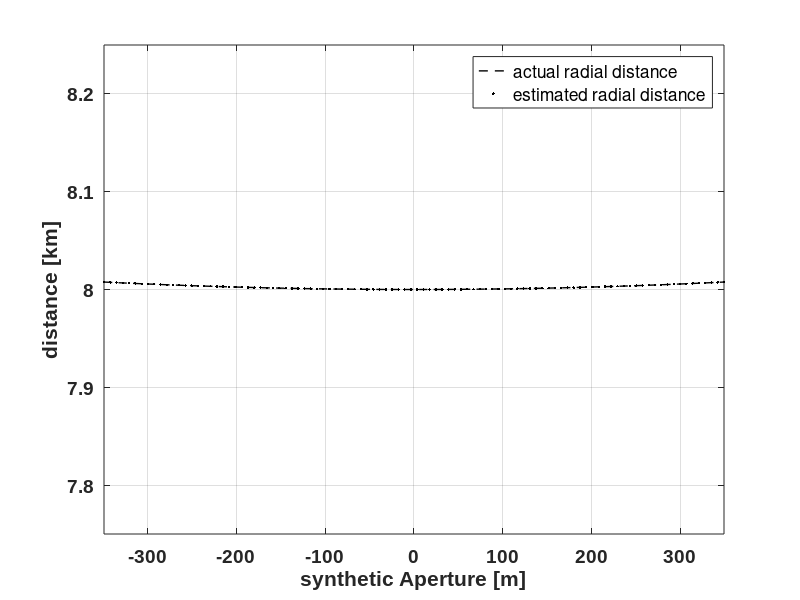
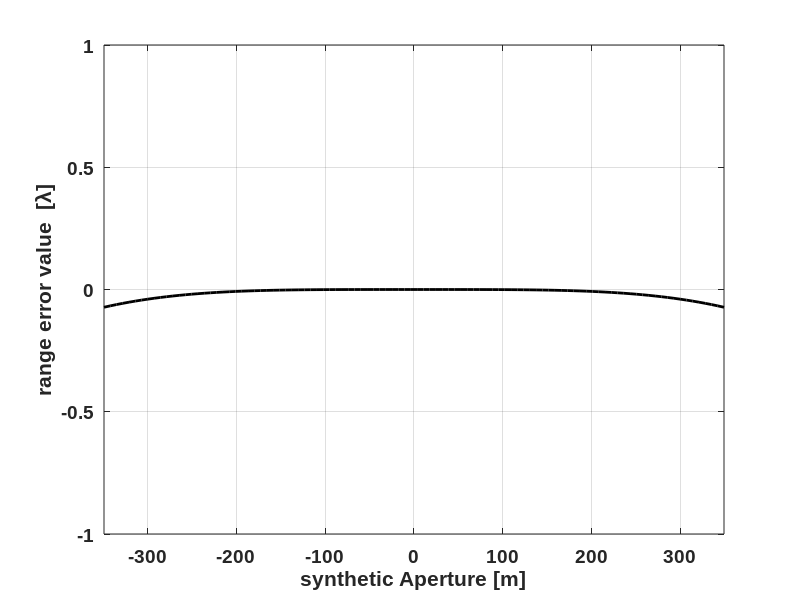

The MATLAB script that drew these images, in order:
%----------------------------------------------------------------
% This code can be used to generate Figure 3-16
%----------------------------------------------------------------
clear all
close all

Phi_3dB = 5 * pi/180 ; % 3dB beamwidth of the antenna : 5 degrees
R0=8e3; % radial distance of the scatterer 
f= 6e9; % frequency
lam=3e8/f; % wavelength

X_max = R0 *tan(Phi_3dB/2); % maximum cross-range extend
x=-X_max:2*X_max/99:X_max; % cross-range vector

R = R0 *(1+x.^2/R0^2).^(0.5); % real  range distance
R_est = R0+x.^2/2/R0; % estimated range distance

%---Figure 3.16(a)------------------------------------------------
h=figure;
plot(x,R/1e3,'k--','LineWidth',1); hold
plot(x,R_est/1e3,'k.','LineWidth',4);hold; grid on
set(gca,'FontName', 'Arial', 'FontSize',14,'FontWeight','Bold');
legend('actual radial distance','estimated radial distance')
xlabel('synthetic Aperture [m]')
ylabel('distance [km]')
axis([min(x) max(x) R0/1e3-.25 R0/1e3+.25])

%---Figure 3.16(b)------------------------------------------------
h=figure;plot(x,(R-R_est)/lam,'k','LineWidth',2);grid
set(gca,'FontName', 'Arial', 'FontSize',14,'FontWeight','Bold');
xlabel('synthetic Aperture [m]')
ylabel('range error value  [\lambda]')
axis([min(x) max(x) -1 1])

